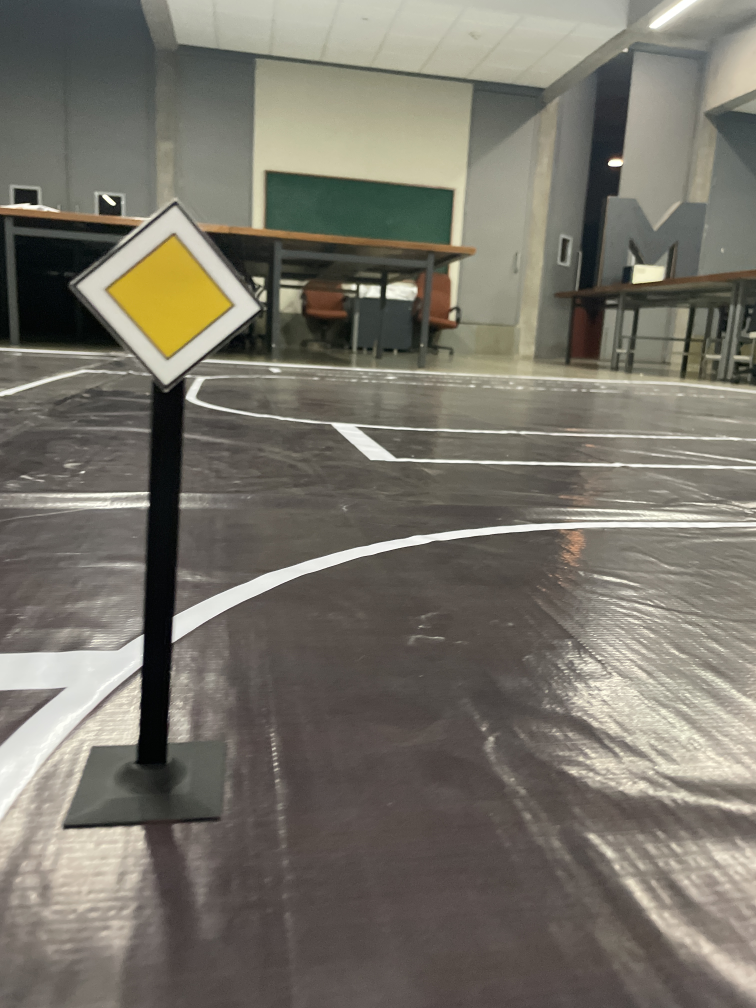
#> input picture nbs/IMG_1166.JPG, 3024 x 4032 px (shown at 1/4 size)
$ python -i lanekeepfunctions.py   (imports and definitions only)   (older library calls are emulated)
#> lines starting #> are read from the running program, lines starting #| are printed output that depends on the picture; after the words box and inside, x2 and y2 are one past the last pixel; in counts of white or black regions, pixels touching at a corner belong together
import math
from functools import reduce
from multiprocessing.sharedctypes import Value
from time import time
from typing import List, Optional, Tuple
from xml.dom import ValidationErr

import cv2
import numpy as np

from src.lib.perception.graph_func import bfs_4


# [39 lines left out: functions draw_line, display_heading_line, not called in this run]


class LaneKeep:
    def __init__(
        self,
        use_perspective: bool = True,
        hls_lower: List[int] = [90, 90, 90],
        computation_method: str = "hough",
        blur_size: Tuple[int, int] = (7, 7),
        adpt_Th_blk_size: int = 21,
        adpt_Th_C: int = 4,
        canny_thres1: int = 50,
        canny_thres2: int = 150,
        luroi: float = 0.0,
        ruroi: float = 1,
        lbroi: float = 0,
        rbroi: float = 1,
        hroi: float = 0.45,
        broi: float = 0.05,
    ):
        """Define LaneKeeping pipeline and parameters

        Args:
            use_perspective: (bool) change preprocess pipeline
                        False -> [roi_func, preprocess]
                        True  -> [persepective_wrap, preprocess]
            hls_lower: (list) change the hls filter lower bound
            computation_method:(str) [ hough | sliding_window]
            blur_size: (Tuple[int, int]) Blur kernel size (preprocess)
            adpt_Th_blk_size: (int) Adaptive thresholding block size (preprocess)
            adpt_Th_C: (int) Adaptive thresholidng parameter C (preprocess)
            canny_thres1: (int) Canny Edge Detection threshold parameter (preprocess)
            canny_thres2: (int) Canny Edge Detection threshold parameter (preprocess)
            luroi: (float) left upper ROI region percent
            ruroi: (float) right upper ROI region percent
            lbroi: (float) left bottom ROI region percent
            rbroi: (float) right bottom ROI region percent
            hroi : (float) ROI region percent
            broi: (float) ROI region percent from bottom,
        """

        assert (
            computation_method == "hough" or computation_method == "sliding_window"
        ), "Expected computation_method to be either 'hough' or 'sliding_window'"

        assert (
            len(hls_lower) == 3
        ), f"Expected a list of [hue, sat, light], got {hls_lower}"

        assert (
            max(hls_lower) < 255 and min(hls_lower) >= 0
        ), f"Value range for hls is 0~255, got {hls_lower}"

        self.computation_method = computation_method
        self.hls_lower = hls_lower
        self.blur_size = blur_size
        # Size of a pixel neighborhood that is used to calculate a threshold value for the pixel
        self.adpt_Th_blk_size = adpt_Th_blk_size
        # const substracted from mean (adaptive threshold)
        self.adpt_Th_C = adpt_Th_C
        # threshold for canny edge detection
        # https://docs.opencv.org/4.x/dd/d1a/group__imgproc__feature.html#ga04723e007ed888ddf11d9ba04e2232de
        self.canny_thres1 = canny_thres1
        self.canny_thres2 = canny_thres2

        # perspective wrap
        self.luroi = luroi
        self.ruroi = ruroi
        self.lbroi = lbroi
        self.rbroi = rbroi
        self.hroi = hroi
        self.broi = broi
        self.stencil = None
        if use_perspective:
            pipeline_list = [self.persepective_wrap, self.preprocess]
        else:
            pipeline_list = [self.roi_func, self.preprocess]

        def compose(f, g):
            return lambda x: g(f(x))

        self.preprocess_pipeline = reduce(compose, pipeline_list, lambda x: x)

    def __call__(
        self, img: np.ndarray, get_image: bool = False
    ) -> Tuple[float, bool, Optional[np.ndarray]]:
        preprocess_img: np.ndarray = self.preprocess_pipeline(img)
        intersection_detected, cnts = self.intersection_det(preprocess_img)
        # [7 lines of commented-out code are left out]
        if self.computation_method == "hough":
            if get_image:
                angle, outimg = self.houghlines_angle(preprocess_img, get_img=get_image)
                #angle=self.get_road_ratio_angle(preprocess_img)
                angle = self.get_lane_error(preprocess_img)
                # if len(cnts) > 0:
                #     self.draw_intersection_bbox(outimg, cnts)
                return angle, intersection_detected, outimg

            else:
                # angle = self.houghlines_angle(preprocess_img)
                # angle=self.get_road_ratio_angle(preprocess_img)

                angle = self.get_lane_error(preprocess_img)
                # angle_roadarea = self.graph_road_search(preprocess_img)
                # print(angle, " ", angle_roadarea)
                #             angle = (angle*2 + angle_roadarea) / 3
                return angle, intersection_detected

    # [38 lines left out: function roi_func, not called in this run]

    def preprocess(self, img: np.ndarray) -> np.ndarray:
        """Preprocess image for edge detection"""
        # Apply HLS color filtering to filter out white lane lines
        imgn = img.copy()
        imgn = cv2.GaussianBlur(imgn, (17, 17), 0)
        imgn = cv2.cvtColor(imgn, cv2.COLOR_RGB2HSV)

        lower = np.array([0, 0, 249], np.uint8)
        upper = np.array([90, 90, 255], np.uint8)

        mask = cv2.inRange(imgn, lower, upper)
        return mask

    #
    #         """Preprocess image for edge detection"""
    #         # Apply HLS color filtering to filter out white lane lines
    #         imgn = img.copy()
    #
    #         lower = np.array([237 ,237, 237], np.uint8)
    #
    #         upper = np.array([255, 255, 255], np.uint8)
    #
    #         mask = cv2.inRange(imgn, lower, upper)
    #         return mask

    def intersection_det(self, img: np.ndarray, area_threshold=16500):
        # detect horizontal lines
        horizontal_size = img.shape[1] // 6
        horizontal_kernel = cv2.getStructuringElement(
            cv2.MORPH_RECT, (horizontal_size, 5)
        )
        detect_horizontal = cv2.morphologyEx(
            img, cv2.MORPH_OPEN, horizontal_kernel, iterations=2
        )
        cnts = cv2.findContours(
            detect_horizontal, cv2.RETR_EXTERNAL, cv2.CHAIN_APPROX_SIMPLE
        )
        cnts = cnts[0] if len(cnts) == 2 else cnts[1]
        detected = False
        final_contours = []

        for c in cnts:
            area = cv2.contourArea(c)
            if area > area_threshold:
                detected = True
                final_contours.append(c)
                # cv2.drawContours(result, [c], -1, (255, 0, 0), 5)
            # print("Intersection Area -> ", area)

        return detected, final_contours

    def draw_intersection_bbox(self, img: np.ndarray, cnt) -> np.ndarray:
        cv2.drawContours(img, [cnt], -1, (255, 0, 0), 5)

    def persepective_wrap(self, img: np.ndarray) -> np.ndarray:
        """ROI of image and Perform perspective wrapping on the image"""
        roi = [
            (self.luroi * ((img.shape[1] - 1)), self.hroi * (img.shape[0] - 1)),
            (self.ruroi * ((img.shape[1] - 1)), self.hroi * (img.shape[0] - 1)),
            (self.lbroi * ((img.shape[1] - 1)), (img.shape[0] - 1) * (1 - self.broi)),
            (self.rbroi * ((img.shape[1] - 1)), (img.shape[0] - 1) * (1 - self.broi)),
        ]
        # Get image size
        img_size = (img.shape[1], img.shape[0])
        # Perspective points to be warped
        src = np.float32(roi)
        # Window to be shown
        dst = np.float32(
            [[0, 0], [img.shape[1], 0], [0, img.shape[0]], [img.shape[1], img.shape[0]]]
        )

        # Matrix to warp the image for birdseye window
        matrix = cv2.getPerspectiveTransform(src, dst)
        # Inverse matrix to unwarp the image for final window
        # minv = cv2.getPerspectiveTransform(dst, src)  # noqa
        birdseye = cv2.warpPerspective(img, matrix, img_size)

        return birdseye

    # [44 lines left out: functions houghlines_angle, sliding_window_search, graph_road_search, not called in this run]
        # ,out_img

    def get_lane_error(self, img: np.ndarray) -> float:
        angle = get_error_lane(img)
        return angle


def get_error_lane(mask_image):
    mid_y = mask_image.shape[0] // 2
    pval = int(mid_y + 0.575 * (mask_image.shape[0] // 2))
    mval = int(mid_y + 0.995 * (mask_image.shape[0] // 2))
    # print(pval,mval)
    img_new = mask_image[pval:mval, :]
    img_new = cv2.resize(
        img_new, None, fx=0.35, fy=0.35, interpolation=cv2.INTER_NEAREST
    )
    # plt.plot(img_new)
    # print(img_new.shape)
    histogram = np.sum(img_new[img_new.shape[0] // 2 :, :], axis=0)  # noqa
    # plt.plot(histogram)
    midpoint = np.int(histogram.shape[0] / 2)
    leftxBase = np.argmax(histogram[:midpoint])
    rightxBase = np.argmax(histogram[midpoint:]) + midpoint
    # print(leftxBase, midpoint, rightxBase)
    return (
        (abs(rightxBase - midpoint) - abs(leftxBase - midpoint)) * 26.5 / (midpoint)
    ) + 90


# [152 lines left out: functions get_road_ratio_angle, make_points, average_slope_intercept, find_lanes, compute_steering_angle_lanelinecoord, not called in this run]

>>> import cv2
>>> picture = cv2.cvtColor(cv2.imread('../../../nbs/IMG_1166.JPG'), cv2.COLOR_BGR2RGB)
>>> result = LaneKeep()(picture)
#> in persepective_wrap, `birdseye = cv2.warpPerspective(img, matrix, img_size)`:
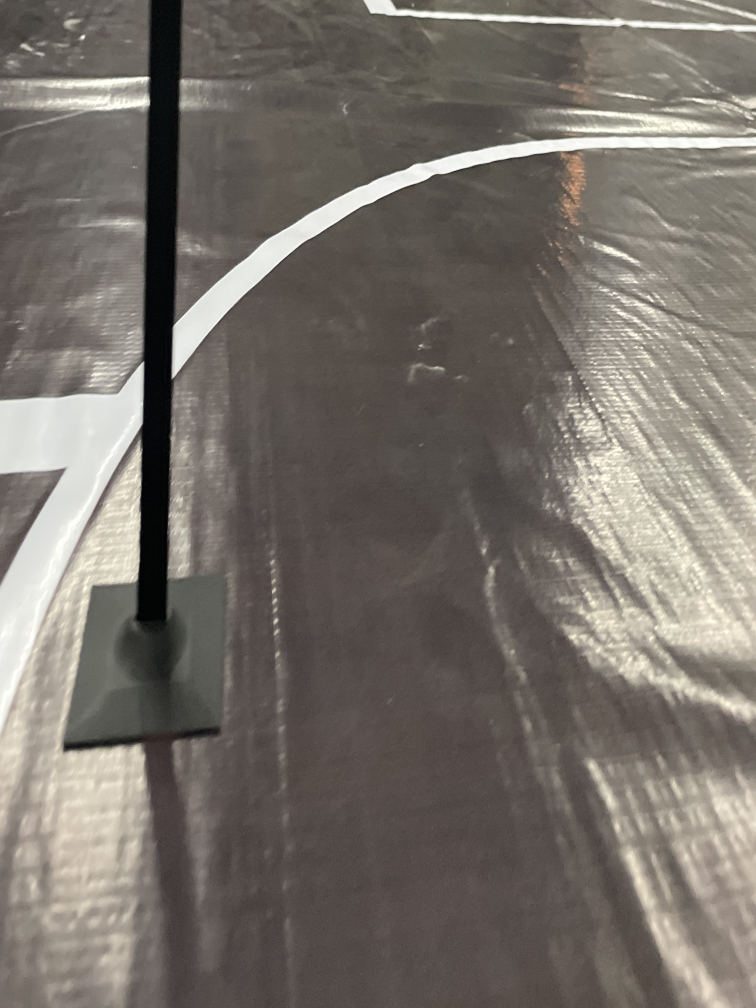
#> birdseye: shape (4032, 3024, 3) (shown at 1/4 size); mean R, G, B 118.6, 112.5, 105.6
#> in preprocess, `imgn = cv2.cvtColor(imgn, cv2.COLOR_RGB2HSV)`: imgn: shape (4032, 3024, 3); mean H, S, V 18.2, 31.2, 118.8
#> in preprocess, `mask = cv2.inRange(imgn, lower, upper)`:
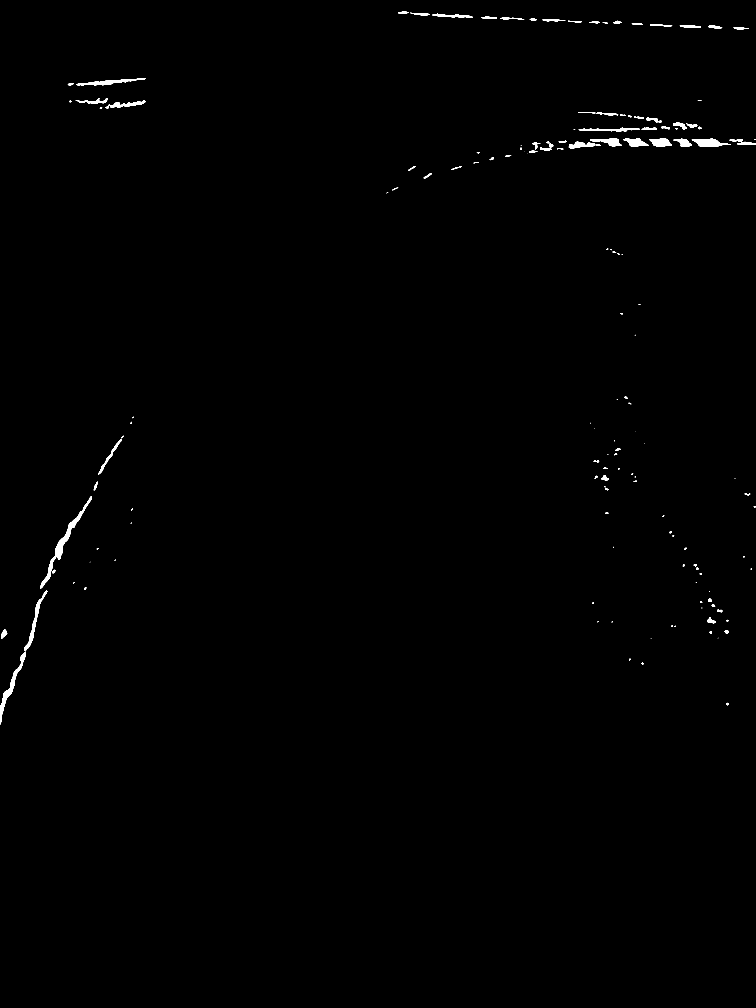
#> mask: shape (4032, 3024) (shown at 1/4 size); 0.41% white; 153 white regions (37 under 20 px), largest, box (x1, y1, x2, y2) and area: (161, 1985, 367, 2354) 6193, (0, 2607, 103, 2898) 4024, (2767, 555, 2923, 587) 2923
#> in intersection_det, `detect_horizontal = cv2.morphologyEx( img, cv2.MORPH_OPEN, horizontal_..`: detect_horizontal: shape (4032, 3024); every value is 0
#> in intersection_det, `cnts = cv2.findContours( detect_horizontal, cv2.RETR_EXTERNAL, cv2.CHA..`: cnts = 0 contours
#> in intersection_det, `cnts = cnts[0] if len(cnts) == 2 else cnts[1]`: cnts = []
#> in __call__, `intersection_detected, cnts = self.intersection_det(preprocess_img)`: intersection_detected = False; cnts = []
#> in get_error_lane, `img_new = mask_image[pval:mval, :]`: img_new: shape (846, 3024); every value is 0
#> in get_error_lane, `img_new = cv2.resize( img_new, None, fx=0.35, fy=0.35, interpolation=c..`: img_new: shape (296, 1058); every value is 0
#> in get_error_lane, `histogram = np.sum(img_new[img_new.shape[0] // 2 :, :], axis=0)`: histogram = 1058 values from 0 to 0
#> in get_error_lane, `leftxBase = np.argmax(histogram[:midpoint])`: leftxBase = 0
#> in get_error_lane, `rightxBase = np.argmax(histogram[midpoint:]) + midpoint`: rightxBase = 529
#> in get_lane_error, `angle = get_error_lane(img)`: angle = 63.5
#> result = (63.5, False)
